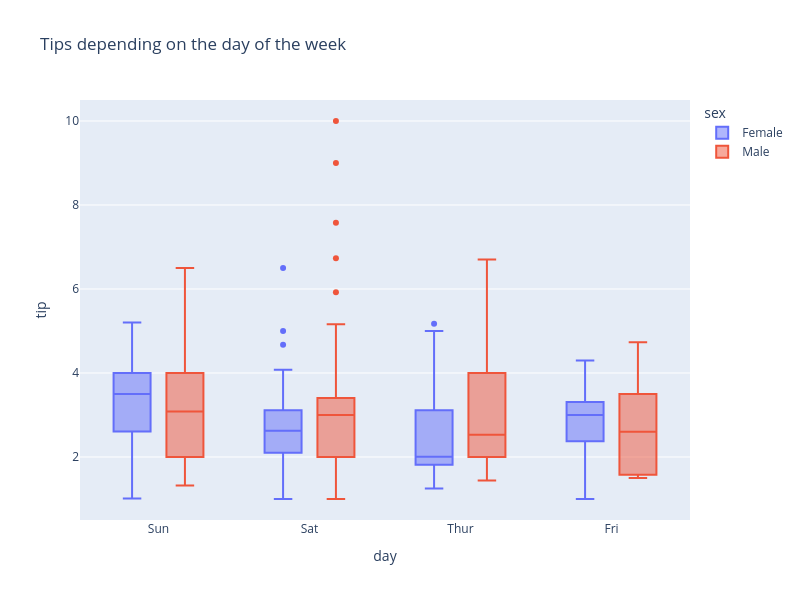

The notebook cell this image was saved under:
### Markdown cell above
---

**6. Інтерактивний box plot: чайові за днями та статтю**

Створіть інтерактивний box plot для чайових за днями тижня з розбивкою за кольором по статі.

### Code cell
px.box(data, x='day', y='tip', color='sex',
      title='Tips depending on the day of the week',
      width=800, height=600)

### Figure 1 — Plotly figure (JSON) as saved in the notebook; plotly's stock layout.template omitted (floating-point values rounded to 4 significant figures; data arrays with more than 128 entries replaced by an {"elided": "..."} marker saying what was removed)
{"data": [{"alignmentgroup": "True", "hovertemplate": "sex=Female<br>day=%{x}<br>tip=%{y}<extra></extra>", "legendgroup": "Female", "marker": {"color": "#636efa"}, "name": "Female", "notched": false, "offsetgroup": "Female", "orientation": "v", "showlegend": true, "type": "box", "x": ["Sun", "Sun", "Sun", "Sun", "Sun", "Sun", "Sat", "Sat", "Sat", "Sat", "Sat", "Sat", "Sun", "Sun", "Sat", "Sat", "Sat", "Sat", "Sat", "Sat", "Sat", "Thur", "Thur", "Fri", "Fri", "Fri", "Fri", "Fri", "Sat", "Sat", "Sat", "Sat", "Sat", "Sun", "Sun", "Thur", "Thur", "Thur", "Thur", "Thur", "Thur", "Thur", "Thur", "Thur", "Thur", "Thur", "Thur", "Thur", "Thur", "Thur", "Thur", "Thur", "Thur", "Thur", "Thur", "Thur", "Thur", "Sun", "Sun", "Sun", "Sun", "Sun", "Sat", "Sat", "Sun", "Sun", "Sun", "Thur", "Thur", "Thur", "Thur", "Thur", "Thur", "Thur", "Sat", "Sat", "Sat", "Sat", "Sat", "Fri", "Fri", "Fri", "Fri", "Sat", "Sat", "Sat", "Thur"], "x0": " ", "xaxis": "x", "y": [1.01, 3.61, 5.0, 3.02, 1.67, 3.5, 2.75, 2.23, 3.0, 3.0, 2.45, 3.07, 2.6, 5.2, 1.5, 2.47, 1.0, 3.0, 3.14, 5.0, 2.2, 1.83, 5.17, 1.0, 4.3, 3.25, 2.5, 3.0, 2.5, 3.48, 4.08, 4.0, 1.0, 4.0, 3.5, 1.5, 1.8, 2.92, 1.68, 2.52, 4.2, 2.0, 2.0, 2.83, 1.5, 2.0, 3.25, 1.25, 2.0, 2.0, 2.75, 3.5, 5.0, 2.3, 1.5, 1.36, 1.63, 5.14, 3.75, 2.61, 2.0, 3.0, 1.61, 2.0, 4.0, 3.5, 3.5, 4.19, 5.0, 2.0, 2.01, 2.0, 2.5, 3.23, 2.23, 2.5, 6.5, 1.1, 3.09, 3.48, 3.0, 2.5, 2.0, 2.88, 4.67, 2.0, 3.0], "y0": " ", "yaxis": "y"}, {"alignmentgroup": "True", "hovertemplate": "sex=Male<br>day=%{x}<br>tip=%{y}<extra></extra>", "legendgroup": "Male", "marker": {"color": "#EF553B"}, "name": "Male", "notched": false, "offsetgroup": "Male", "orientation": "v", "showlegend": true, "type": "box", "x": {"elided": "157 str values"}, "x0": " ", "xaxis": "x", "y": {"elided": "157 float values"}, "y0": " ", "yaxis": "y"}], "layout": {"boxmode": "group", "height": 600, "legend": {"title": {"text": "sex"}, "tracegroupgap": 0}, "title": {"text": "Tips depending on the day of the week"}, "width": 800, "xaxis": {"anchor": "y", "domain": [0, 1], "title": {"text": "day"}}, "yaxis": {"anchor": "x", "domain": [0, 1], "title": {"text": "tip"}}}}
